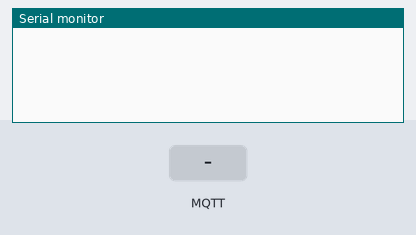
Recording of a sketch running on a simulated ESP8266 (NodeMCU). Parts: the last lines printed to the serial monitor. Inputs (shaded band) come from the test bench. WiFi joins after 1.5 s; servers stay silent unless stated; no MQTT or app messages arrive unless stated.

Above: at 2.7 s.
2.8 s: MQTT message "1" arrives on the first subscribed topic
At 3.3 s:
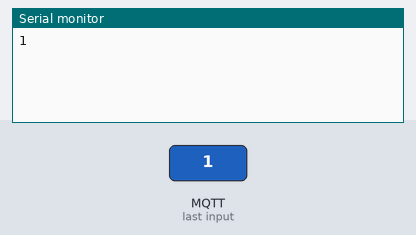
4.3 s: MQTT message "on" arrives on the first subscribed topic
At 5.5 s:
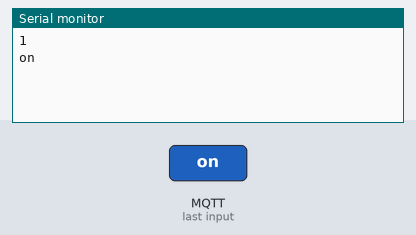
5.8 s: MQTT message "off" arrives on the first subscribed topic
At 6.8 s:
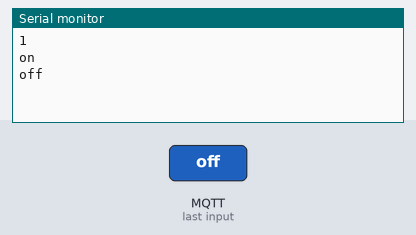

The sketch:

ESP8266_MQTT_to_Serial_Bridge.ino
```cpp
//#include <Arduino.h>
#include <ESP8266WiFi.h>
#include <PubSubClient.h>

//Enable/disable debug messages
#define DEBUG false


// Update these with values suitable for your network.
const char* ssid = "SSID";
const char* password = "PASS";
const char* mqtt_server = "iot.eclipse.org";
const int mqtt_port = 1883;

//topic to subscribe
const char* inTopic = "petcenter";
//topic to publish
const char* outTopic = "petcenter";

//Serial baud rate
const int baud = 115200;

WiFiClient espClient;
PubSubClient client(espClient);
long lastMsg = 0;
char msg[50];
int value = 0;

void setup_wifi() {

  delay(10);
  // We start by connecting to a WiFi network
  if (DEBUG) Serial.println();
  if (DEBUG) Serial.print("Connecting to ");
  if (DEBUG) Serial.println(ssid);

  WiFi.begin(ssid, password);

  while (WiFi.status() != WL_CONNECTED) {
    delay(500);
    if (DEBUG) Serial.print(".");
  }

  if (DEBUG) Serial.println("");
  if (DEBUG) Serial.println("WiFi connected");
  if (DEBUG) Serial.println("IP address: ");
  if (DEBUG) Serial.println(WiFi.localIP());
}

//Will be called once a message is received
void callback(char* topic, byte* payload, unsigned int length) {
  if (DEBUG) Serial.print("Message arrived [");
  if (DEBUG) Serial.print(topic);
  if (DEBUG) Serial.print("] ");
  for (int i = 0; i < length; i++) {
     Serial.print((char)payload[i]);
  }
  Serial.println();

}

void reconnect() {
  // Loop until we're reconnected
  while (!client.connected()) {
    if (DEBUG) Serial.print("Attempting MQTT connection...");
    // Attempt to connect
    if (client.connect("ESP8266Client")) {
      if (DEBUG) Serial.println("connected");
      // Once connected, publish an announcement...
      client.publish(outTopic, "hello world");
      // ... and resubscribe
      client.subscribe(inTopic);
    } else {
      if (DEBUG) Serial.print("failed, rc=");
      if (DEBUG) Serial.print(client.state());
      if (DEBUG) Serial.println(" try again in 5 seconds");
      // Wait 5 seconds before retrying
      delay(5000);
    }
  }
}

void setup() {
  Serial.begin(baud);
  setup_wifi();
  client.setServer(mqtt_server, mqtt_port);
  client.setCallback(callback);
}

//Not used, will send hello world every 2 secs
void sendTestMsg(){
  long now = millis();
  if (now - lastMsg > 2000) {
    lastMsg = now;
    ++value;
    snprintf (msg, 75, "hello world #%ld", value);
    if (DEBUG) Serial.print("Publish message: ");
    if (DEBUG) Serial.println(msg);
    client.publish(outTopic, msg);
  }
}

void loop() {

  if (!client.connected()) {
    reconnect();
  }
  client.loop();

}
```

Measured:
- after the input at 2.8 s, the serial monitor: prints a new line at once (image 1)
- after the input at 4.3 s, the serial monitor: prints a new line at once (image 2)
- after the input at 5.8 s, the serial monitor: prints a new line at once (image 3)
